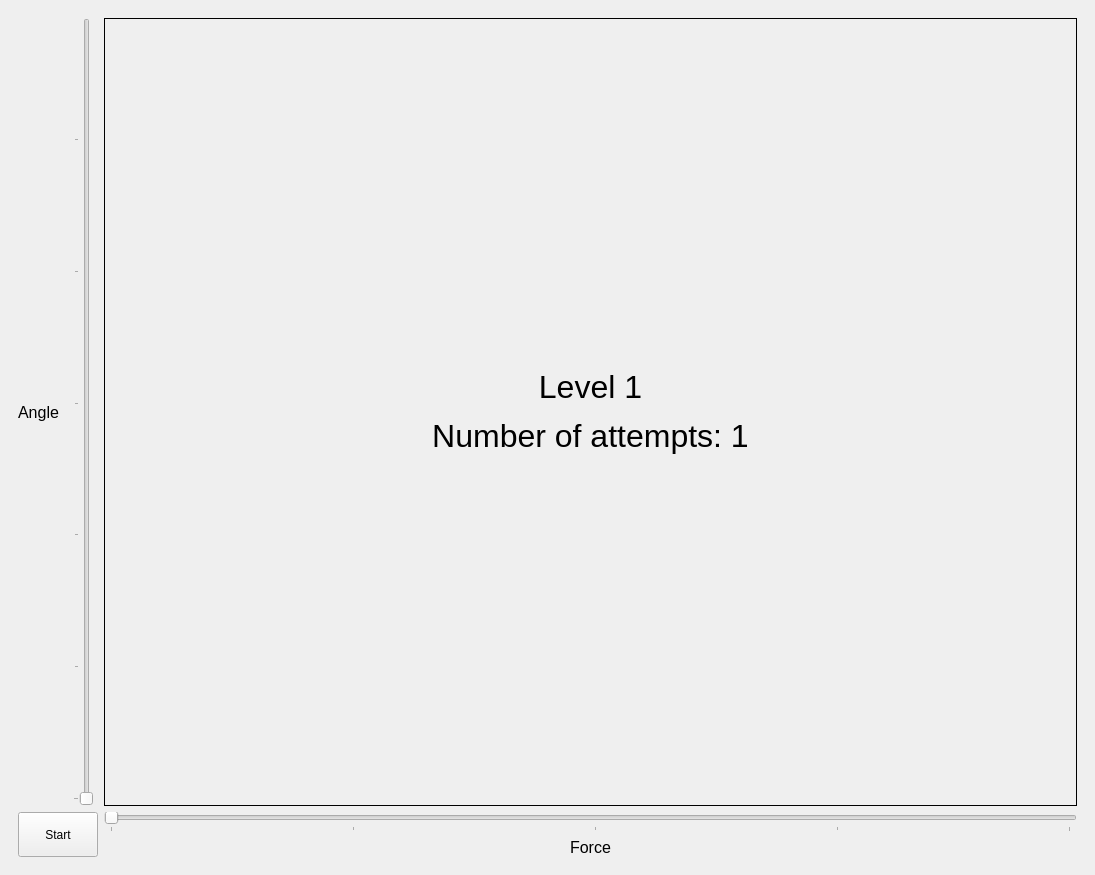
<?xml version="1.0" encoding="UTF-8"?>
<ui version="4.0">
 <class>MainWindow</class>
 <widget class="QMainWindow" name="MainWindow">
  <property name="geometry">
   <rect>
    <x>0</x>
    <y>0</y>
    <width>1095</width>
    <height>875</height>
   </rect>
  </property>
  <property name="sizePolicy">
   <sizepolicy hsizetype="Expanding" vsizetype="Expanding">
    <horstretch>0</horstretch>
    <verstretch>0</verstretch>
   </sizepolicy>
  </property>
  <property name="windowTitle">
   <string>Zle Ptaki</string>
  </property>
  <widget class="QWidget" name="centralwidget">
   <property name="sizePolicy">
    <sizepolicy hsizetype="Expanding" vsizetype="Expanding">
     <horstretch>0</horstretch>
     <verstretch>0</verstretch>
    </sizepolicy>
   </property>
   <layout class="QGridLayout" name="gridLayout">
    <item row="0" column="0">
     <widget class="QStackedWidget" name="stack">
      <property name="sizePolicy">
       <sizepolicy hsizetype="Expanding" vsizetype="Expanding">
        <horstretch>0</horstretch>
        <verstretch>0</verstretch>
       </sizepolicy>
      </property>
      <property name="currentIndex">
       <number>0</number>
      </property>
      <widget class="QWidget" name="page_1">
       <property name="sizePolicy">
        <sizepolicy hsizetype="Expanding" vsizetype="Expanding">
         <horstretch>0</horstretch>
         <verstretch>0</verstretch>
        </sizepolicy>
       </property>
       <layout class="QGridLayout" name="gridLayout_8">
        <item row="0" column="0">
         <layout class="QGridLayout" name="gridLayout_1">
          <item row="0" column="0">
           <widget class="QLabel" name="AngleLabel_1">
            <property name="sizePolicy">
             <sizepolicy hsizetype="Fixed" vsizetype="Expanding">
              <horstretch>0</horstretch>
              <verstretch>0</verstretch>
             </sizepolicy>
            </property>
            <property name="font">
             <font>
              <pointsize>12</pointsize>
             </font>
            </property>
            <property name="layoutDirection">
             <enum>Qt::LeftToRight</enum>
            </property>
            <property name="text">
             <string>Angle</string>
            </property>
            <property name="textFormat">
             <enum>Qt::PlainText</enum>
            </property>
            <property name="alignment">
             <set>Qt::AlignCenter</set>
            </property>
           </widget>
          </item>
          <item row="0" column="1">
           <widget class="QSlider" name="AngleSlider_1">
            <property name="minimum">
             <number>1</number>
            </property>
            <property name="maximum">
             <number>89</number>
            </property>
            <property name="orientation">
             <enum>Qt::Vertical</enum>
            </property>
            <property name="tickPosition">
             <enum>QSlider::TicksAbove</enum>
            </property>
            <property name="tickInterval">
             <number>15</number>
            </property>
           </widget>
          </item>
          <item row="0" column="2">
           <widget class="QLabel" name="plot_1">
            <property name="sizePolicy">
             <sizepolicy hsizetype="Expanding" vsizetype="Expanding">
              <horstretch>0</horstretch>
              <verstretch>0</verstretch>
             </sizepolicy>
            </property>
            <property name="font">
             <font>
              <pointsize>24</pointsize>
             </font>
            </property>
            <property name="frameShape">
             <enum>QFrame::Box</enum>
            </property>
            <property name="text">
             <string>&lt;html&gt;&lt;head/&gt;&lt;body&gt;&lt;p&gt;Level 1&lt;/p&gt;&lt;p&gt;Number of attempts: 1&lt;/p&gt;&lt;/body&gt;&lt;/html&gt;</string>
            </property>
            <property name="scaledContents">
             <bool>true</bool>
            </property>
            <property name="alignment">
             <set>Qt::AlignCenter</set>
            </property>
           </widget>
          </item>
          <item row="1" column="0" rowspan="2" colspan="2">
           <widget class="QPushButton" name="button_1">
            <property name="sizePolicy">
             <sizepolicy hsizetype="Preferred" vsizetype="Preferred">
              <horstretch>0</horstretch>
              <verstretch>0</verstretch>
             </sizepolicy>
            </property>
            <property name="text">
             <string>Start</string>
            </property>
           </widget>
          </item>
          <item row="1" column="2">
           <widget class="QSlider" name="ForceSlider_1">
            <property name="minimum">
             <number>1</number>
            </property>
            <property name="maximum">
             <number>100</number>
            </property>
            <property name="orientation">
             <enum>Qt::Horizontal</enum>
            </property>
            <property name="tickPosition">
             <enum>QSlider::TicksBelow</enum>
            </property>
            <property name="tickInterval">
             <number>25</number>
            </property>
           </widget>
          </item>
          <item row="2" column="2">
           <widget class="QLabel" name="ForceLabel_1">
            <property name="sizePolicy">
             <sizepolicy hsizetype="Expanding" vsizetype="Fixed">
              <horstretch>0</horstretch>
              <verstretch>0</verstretch>
             </sizepolicy>
            </property>
            <property name="font">
             <font>
              <pointsize>12</pointsize>
             </font>
            </property>
            <property name="text">
             <string>Force</string>
            </property>
            <property name="alignment">
             <set>Qt::AlignCenter</set>
            </property>
           </widget>
          </item>
         </layout>
        </item>
       </layout>
      </widget>
      <widget class="QWidget" name="page_2">
       <layout class="QGridLayout" name="gridLayout_7">
        <item row="0" column="0">
         <layout class="QGridLayout" name="gridLayout_2">
          <item row="0" column="0">
           <widget class="QLabel" name="AngleLabel_2">
            <property name="sizePolicy">
             <sizepolicy hsizetype="Fixed" vsizetype="Expanding">
              <horstretch>0</horstretch>
              <verstretch>0</verstretch>
             </sizepolicy>
            </property>
            <property name="font">
             <font>
              <pointsize>12</pointsize>
             </font>
            </property>
            <property name="layoutDirection">
             <enum>Qt::LeftToRight</enum>
            </property>
            <property name="text">
             <string>Angle</string>
            </property>
            <property name="textFormat">
             <enum>Qt::PlainText</enum>
            </property>
            <property name="alignment">
             <set>Qt::AlignCenter</set>
            </property>
           </widget>
          </item>
          <item row="0" column="1">
           <widget class="QSlider" name="AngleSlider_2">
            <property name="minimum">
             <number>1</number>
            </property>
            <property name="maximum">
             <number>89</number>
            </property>
            <property name="orientation">
             <enum>Qt::Vertical</enum>
            </property>
            <property name="tickPosition">
             <enum>QSlider::TicksAbove</enum>
            </property>
            <property name="tickInterval">
             <number>15</number>
            </property>
           </widget>
          </item>
          <item row="0" column="2">
           <widget class="QLabel" name="plot_2">
            <property name="sizePolicy">
             <sizepolicy hsizetype="Expanding" vsizetype="Expanding">
              <horstretch>0</horstretch>
              <verstretch>0</verstretch>
             </sizepolicy>
            </property>
            <property name="font">
             <font>
              <pointsize>24</pointsize>
             </font>
            </property>
            <property name="frameShape">
             <enum>QFrame::Box</enum>
            </property>
            <property name="text">
             <string>&lt;html&gt;&lt;head/&gt;&lt;body&gt;&lt;p&gt;Level 2&lt;/p&gt;&lt;p&gt;Number of attempts: 3&lt;/p&gt;&lt;/body&gt;&lt;/html&gt;</string>
            </property>
            <property name="scaledContents">
             <bool>true</bool>
            </property>
            <property name="alignment">
             <set>Qt::AlignCenter</set>
            </property>
           </widget>
          </item>
          <item row="1" column="0" rowspan="2" colspan="2">
           <widget class="QPushButton" name="button_2">
            <property name="sizePolicy">
             <sizepolicy hsizetype="Preferred" vsizetype="Preferred">
              <horstretch>0</horstretch>
              <verstretch>0</verstretch>
             </sizepolicy>
            </property>
            <property name="text">
             <string>Start</string>
            </property>
           </widget>
          </item>
          <item row="1" column="2">
           <widget class="QSlider" name="ForceSlider_2">
            <property name="minimum">
             <number>1</number>
            </property>
            <property name="maximum">
             <number>100</number>
            </property>
            <property name="orientation">
             <enum>Qt::Horizontal</enum>
            </property>
            <property name="tickPosition">
             <enum>QSlider::TicksBelow</enum>
            </property>
            <property name="tickInterval">
             <number>25</number>
            </property>
           </widget>
          </item>
          <item row="2" column="2">
           <widget class="QLabel" name="ForceLabel_2">
            <property name="sizePolicy">
             <sizepolicy hsizetype="Expanding" vsizetype="Fixed">
              <horstretch>0</horstretch>
              <verstretch>0</verstretch>
             </sizepolicy>
            </property>
            <property name="font">
             <font>
              <pointsize>12</pointsize>
             </font>
            </property>
            <property name="text">
             <string>Force</string>
            </property>
            <property name="alignment">
             <set>Qt::AlignCenter</set>
            </property>
           </widget>
          </item>
         </layout>
        </item>
       </layout>
      </widget>
      <widget class="QWidget" name="exit_page">
       <layout class="QGridLayout" name="gridLayout_4">
        <item row="0" column="0">
         <layout class="QGridLayout" name="gridLayout_6">
          <item row="0" column="2">
           <widget class="QLabel" name="plot_exit">
            <property name="sizePolicy">
             <sizepolicy hsizetype="Expanding" vsizetype="Expanding">
              <horstretch>0</horstretch>
              <verstretch>0</verstretch>
             </sizepolicy>
            </property>
            <property name="font">
             <font>
              <pointsize>24</pointsize>
             </font>
            </property>
            <property name="frameShape">
             <enum>QFrame::Box</enum>
            </property>
            <property name="text">
             <string>The End</string>
            </property>
            <property name="scaledContents">
             <bool>true</bool>
            </property>
            <property name="alignment">
             <set>Qt::AlignCenter</set>
            </property>
           </widget>
          </item>
          <item row="1" column="0" rowspan="2" colspan="2">
           <widget class="QPushButton" name="button_exit">
            <property name="sizePolicy">
             <sizepolicy hsizetype="Preferred" vsizetype="Preferred">
              <horstretch>0</horstretch>
              <verstretch>0</verstretch>
             </sizepolicy>
            </property>
            <property name="text">
             <string>Exit</string>
            </property>
           </widget>
          </item>
          <item row="2" column="2">
           <widget class="QLabel" name="ForceLabel_exit">
            <property name="sizePolicy">
             <sizepolicy hsizetype="Expanding" vsizetype="Fixed">
              <horstretch>0</horstretch>
              <verstretch>0</verstretch>
             </sizepolicy>
            </property>
            <property name="font">
             <font>
              <pointsize>12</pointsize>
             </font>
            </property>
            <property name="text">
             <string>Force</string>
            </property>
            <property name="alignment">
             <set>Qt::AlignCenter</set>
            </property>
           </widget>
          </item>
          <item row="1" column="2">
           <widget class="QSlider" name="ForceSlider_exit">
            <property name="minimum">
             <number>1</number>
            </property>
            <property name="maximum">
             <number>100</number>
            </property>
            <property name="orientation">
             <enum>Qt::Horizontal</enum>
            </property>
            <property name="tickPosition">
             <enum>QSlider::TicksBelow</enum>
            </property>
            <property name="tickInterval">
             <number>25</number>
            </property>
           </widget>
          </item>
          <item row="0" column="1">
           <widget class="QSlider" name="AngleSlider_exit">
            <property name="minimum">
             <number>1</number>
            </property>
            <property name="maximum">
             <number>89</number>
            </property>
            <property name="orientation">
             <enum>Qt::Vertical</enum>
            </property>
            <property name="tickPosition">
             <enum>QSlider::TicksAbove</enum>
            </property>
            <property name="tickInterval">
             <number>15</number>
            </property>
           </widget>
          </item>
          <item row="0" column="0">
           <widget class="QLabel" name="AngleLabel_exit">
            <property name="sizePolicy">
             <sizepolicy hsizetype="Fixed" vsizetype="Expanding">
              <horstretch>0</horstretch>
              <verstretch>0</verstretch>
             </sizepolicy>
            </property>
            <property name="font">
             <font>
              <pointsize>12</pointsize>
             </font>
            </property>
            <property name="layoutDirection">
             <enum>Qt::LeftToRight</enum>
            </property>
            <property name="text">
             <string>Angle</string>
            </property>
            <property name="textFormat">
             <enum>Qt::PlainText</enum>
            </property>
            <property name="alignment">
             <set>Qt::AlignCenter</set>
            </property>
           </widget>
          </item>
         </layout>
        </item>
       </layout>
      </widget>
     </widget>
    </item>
   </layout>
  </widget>
 </widget>
 <resources/>
 <connections/>
</ui>
